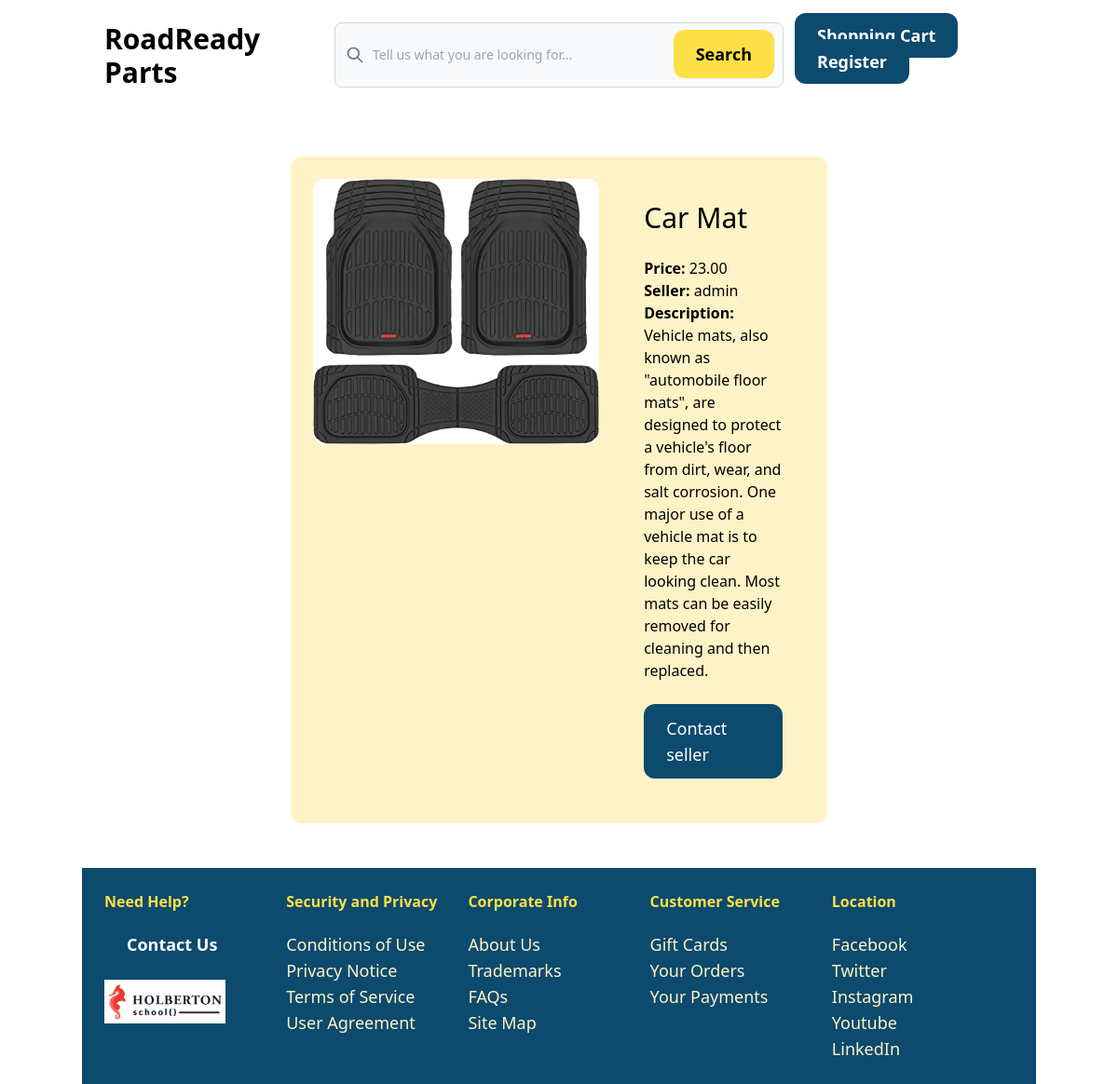
The page /items/8/ on the database its author committed.
### item/models.py (models this page shows, shortened)
class Item(models.Model):
    category = models.ForeignKey(Category, related_name='items', on_delete=models.CASCADE)
    name = models.CharField(max_length=255)
    description = models.TextField(blank=True)
    price = models.DecimalField(max_digits=6, decimal_places=2)
    image = models.ImageField(upload_to='items', blank=True, null=True)
    is_sold = models.BooleanField(default=False)
    created_by = models.ForeignKey('auth.User', related_name='items', on_delete=models.CASCADE)
    created_at = models.DateTimeField(auto_now_add=True)

### item/views.py (the view)
# urls.py: path('<int:pk>/', views.detail, name='detail'),
def detail(request, pk):
    item = get_object_or_404(Item, pk=pk)
    related_items = Item.objects.filter(category=item.category, is_sold=False).exclude(pk=pk)[0:3]
    return render(request, 'item/detail.html', {
        'item': item,
        'related_items': related_items
    })

### item/templates/item/detail.html (shortened to what this page needs)
{% extends 'core/base.html' %}
{% block content %}
    <div class="grid grid-cols-5 gap-6 w-1/2 my-6 mx-auto p-6 bg-amber-100 rounded-xl">
        <div class="col-span-3">
            <img src="{{ item.image.url }}" class="rounded-xl">
        </div>
        <div class="col-span-2 p-6 rounded-xl">
            <h1 class="mb-6 text-3xl">{{ item.name }}</h1>
            <p><strong>Price: </strong>{{ item.price }}</p>
            <p><strong>Seller: </strong>{{ item.created_by }}</p>
            {% if item.description %}
                <p><strong>Description: </strong>{{ item.description }}</p>
            {% endif %}
            {% if request.user == item.created_by %}
                <div>
                    <a href="{% url 'item:edit' item.id %}"
                        class="inline-block mt-6 px-6 py-3 text-lg bg-sky-900 text-white rounded-xl hover:bg-yellow-300 hover:text-black">Edit</a>
                    <a href="{% url 'item:delete' item.id %}" class="inline-block mt-6 px-6 py-3 text-lg bg-sky-900 text-white rounded-xl hover:bg-yellow-300 hover:text-black">Delete</a>
                </div>
            {% else %}
                <a href="{% url 'core:contact' %}" class="inline-block mt-6 px-6 py-3 text-lg bg-sky-900 text-white rounded-xl hover:bg-yellow-300 hover:text-black">Contact seller</a>
            {% endif %}
        </div>
    </div>
{% endblock %}

### rows shown on the page
Item: image (picture), name "Car Mat", price "23.00", created_by "admin", description "Vehicle mats, also known as \"automobile floor mats\", are designed to protect a vehicle's floor from dirt, wear, and salt corrosion. One major use of a vehicle mat is to keep the car looking clean. Most mats can be easily removed for cleaning and then replaced."
